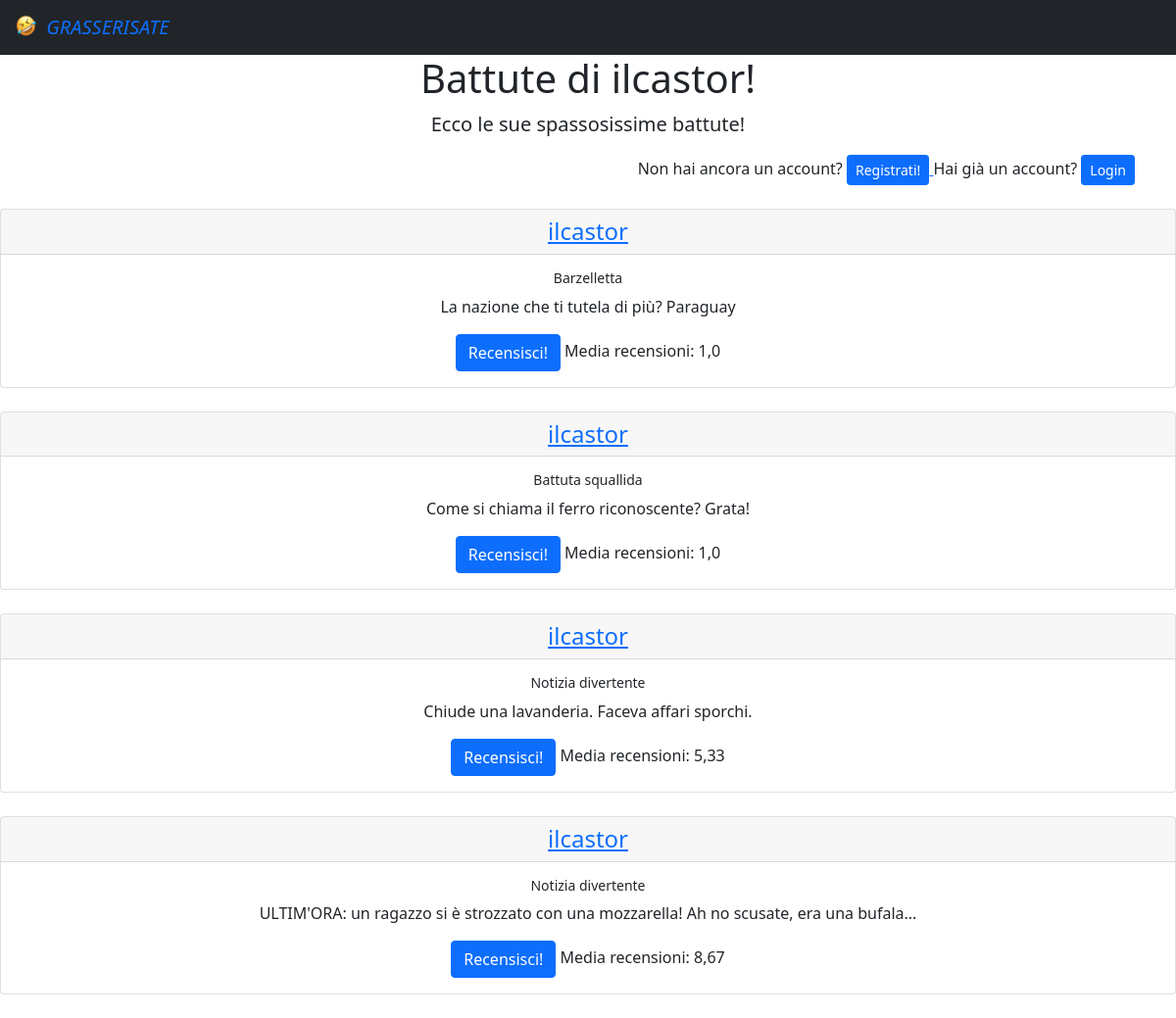
The app's page /battutes/17 with its own data.
### esame/models.py (models this page shows, shortened)
class Battute(models.Model):
    testo = models.TextField(default="")
    utente = models.ForeignKey(User, on_delete=models.CASCADE, related_name='utentebat')
    tempo = models.DateTimeField(auto_now=True)
    tipo = models.CharField(choices=SCELTE, default='bar', max_length=25)
    @property
    def calcola_media(self):
        media_tupla = self.battutarec.all().aggregate(Avg('voto'))
        media_lunga = media_tupla['voto__avg']
        if type(media_lunga) is NoneType:
            media = media_lunga
        else:
            media = round(media_lunga, 2)
        return media

### esame/views.py (the view)
# urls.py: path("battutes/<int:pk>", views.BattuteProfilo.as_view(),name='battute_profilo')
class BattuteProfilo(ListView):
    template_name = "battute_profilo.html"
    model = Battute
    def get_queryset(self):
        qs = Battute.objects.filter(utente_id=self.kwargs['pk']).order_by('-tempo')
        return qs
    def get_context_data(self, *, object_list=None, **kwargs):
        context = super(BattuteProfilo, self).get_context_data(**kwargs)
        context['nickname'] = User.objects.filter(id=self.kwargs['pk']).get().username
        if self.request.user.id == self.kwargs['pk']:
            context['puo_recensire'] = False
        else:
            context['puo_recensire'] = True
        return context

### templates/battute_profilo.html (shortened to what this page needs)
<html lang="en">
{% extends 'base.html' %}
{% block contenuto %}
    <div class="container">
        <h1> <div style="text-align: center;"> Battute di {{ nickname }}!</div></h1>
        <p class="lead" style="text-align:center">
            Ecco le sue spassosissime battute!
        </p>
        {% if user.is_authenticated %}
            <div style="text-align:right">
                <a href='{% url 'logout' %}'>
                    <button type="button" class="btn btn-danger">
                        Logout
                    </button>
                </a>
                         </div>
        {% else %}
            <div style="text-align:right">
            Non hai ancora un account?
            <a href="{% url  "registrazione"%}">
                    <button type="button" class="btn btn-primary btn-sm">
                        Registrati!
                    </button>
                </a>
                Hai già un account?
            <a href="{% url  "login"%}">
                    <button type="button" class="btn btn-primary btn-sm">
                        Login
                    </button>
                </a>
            </div>
            </div>
        {% endif %}
    <br>
    <div style="text-align:center">
        {% for b in object_list %}
            <div class="card">
                <h4 class="card-header"> <a href="{% url "profilo" pk=b.utente_id %}"> {{ b.utente }}  </a> </h4>
                <div class="card-body">
                    <h6 class="card-title" > <small>{{ b.tipo }}</small>  </h6>
                    <p class="card-text"> {{ b.testo }} </p>
                    {% if puo_recensire %}
                        <a href="{% url "aggiungi_recensione" pk=b.id %}" class="btn btn-primary">Recensisci!</a>
                    {% endif %}
                    Media recensioni: {{ b.calcola_media}}
                </div>
            </div>
            <br>
        {%  endfor %}
    </div>
{% endblock %}

### records on screen
Battute: utente "ilcastor", tipo "Barzelletta", testo "La nazione che ti tutela di più? Paraguay", calcola_media "1,0"
Battute: utente "ilcastor", tipo "Battuta squallida", testo "Come si chiama il ferro riconoscente? Grata!", calcola_media "1,0"
Battute: utente "ilcastor", tipo "Notizia divertente", testo "Chiude una lavanderia. Faceva affari sporchi.", calcola_media "5,33"
Battute: utente "ilcastor", tipo "Notizia divertente", testo "ULTIM'ORA: un ragazzo si è strozzato con una mozzarella! Ah no scusate, era una bufala...", calcola_media "8,67"

### other values on screen
{{ nickname }} "ilcastor"
